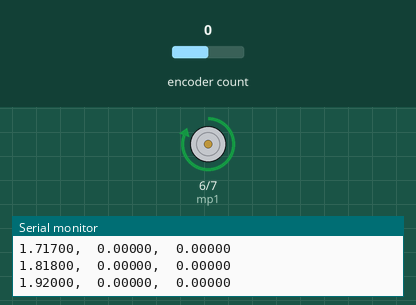
The sketch below on a simulated Arduino Uno, built with avr-gcc and run on an emulated ATmega328P. Parts: motor-driver pin pairs drawn as motors (green arrow = first pin HIGH = forward, orange = second pin HIGH = backward, longer = more drive), the last lines printed to the serial monitor. Inputs (shaded band) come from the test bench; at power-on: encoder count 0.

Above: at 2.0 s.
At 6.0 s:
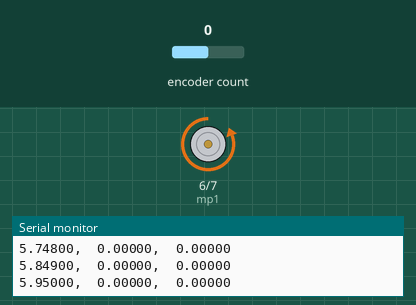
Timing chart, 0 to 10.4 s (numbered marks = the images above):
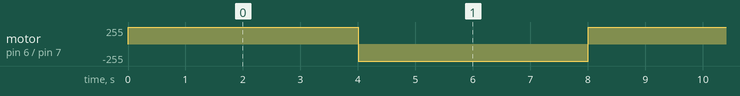

Measured:
- by itself, motor on pin 6 (mp1) / pin 7 (mp2): alternates forward 255/255 for 4.0 s and backward 255/255 for 4.0 s, 31 changes in all, then stays forward 255/255

The sketch:

MotorDriving.ino
```cpp
#include <Encoder.h>

int mp1 = 6;
int mp2 = 7;

double f = 0.5; // frequency in Hz
// hello
Encoder myEnc(20,21);

// === GLOBAL VARIABLES === //
double GearRatio = 313;         // the gear ratio
int countsPerRev_motor = 20;   // the counts per revolution of the motor shaft
long counts = 0;               // Globally initialize encoder counts

//time variables
unsigned long t_ms = 0;
double t = 0;                 // current time
double t_old_enc = 0;         // previous encoder sample time
double t_old_mot = 0;         // previous motor sample time
double Pos = 0;               // current pos
double Vel = 0;               // current velocity
double Pos_old = 0;           // previous pos
double T_enc=0.1;            // sample period in seconds
double T_motor=0.01;         // motor control sample time

void setup() {
  Serial.begin(9600);
  pinMode(mp1, OUTPUT);
  pinMode(mp2, OUTPUT);
}

void loop() {

  t_ms = millis();
  t = t_ms / 1000.0;


  if(t_ms % 4000 == 0 && t_ms%8000 != 0) {
    digitalWrite(mp1, LOW);
    digitalWrite(mp2, HIGH);
  } else if(t_ms%8000 == 0) {
    digitalWrite(mp1, HIGH);
    digitalWrite(mp2, LOW);

  }

//=======
if (t>t_old_enc+T_enc) {
// === Position and Velocity === //
  counts = myEnc.read();  // get current counts
  Pos = (counts*100)/(20*313);               // Position in rad
  Vel = (Pos - Pos_old)/(t - t_old_enc);           // Velocity in rad/sec

  Serial.print(t, 5);     // print time; comment out if using the serial plotter
  Serial.print(",\t");     // tab command
  Serial.print(Pos, 5);   // print position
  Serial.print(",\t");
  Serial.println(Vel, 5); // print velocity

  Pos_old = Pos;
t_old_enc = t; //save current time and position
}
}
```
